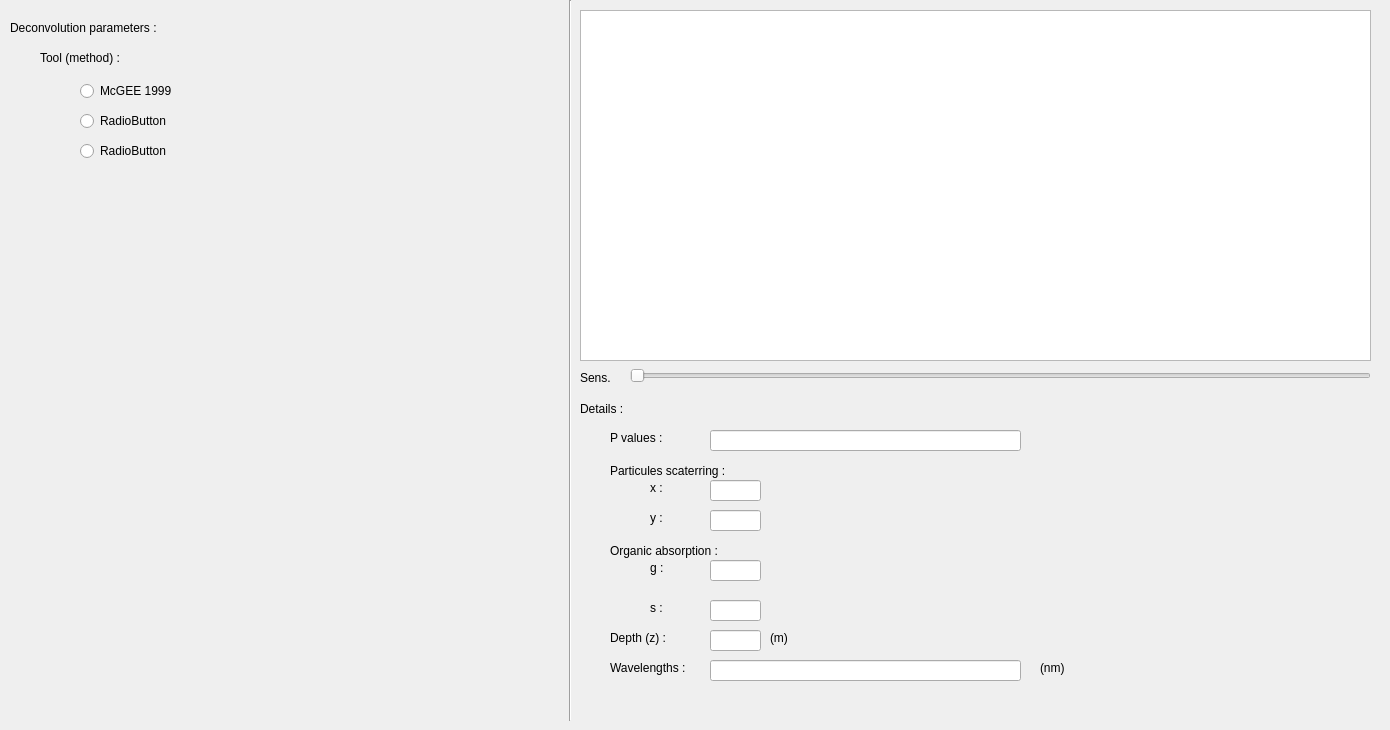
    <widget class="QWidget" name="reverse_tab">
     <attribute name="title">
      <string>Reverse</string>
     </attribute>
     <widget class="Line" name="line_2">
      <property name="geometry">
       <rect>
        <x>560</x>
        <y>0</y>
        <width>20</width>
        <height>721</height>
       </rect>
      </property>
      <property name="orientation">
       <enum>Qt::Vertical</enum>
      </property>
     </widget>
     <widget class="QLabel" name="label_20">
      <property name="geometry">
       <rect>
        <x>580</x>
        <y>400</y>
        <width>66</width>
        <height>17</height>
       </rect>
      </property>
      <property name="text">
       <string>Details :</string>
      </property>
     </widget>
     <widget class="QRadioButton" name="McGee_radioButton">
      <property name="geometry">
       <rect>
        <x>80</x>
        <y>80</y>
        <width>116</width>
        <height>22</height>
       </rect>
      </property>
      <property name="text">
       <string>McGEE 1999</string>
      </property>
     </widget>
     <widget class="QRadioButton" name="radioButton_2">
      <property name="geometry">
       <rect>
        <x>80</x>
        <y>110</y>
        <width>116</width>
        <height>22</height>
       </rect>
      </property>
      <property name="text">
       <string>RadioButton</string>
      </property>
     </widget>
     <widget class="QRadioButton" name="radioButton_3">
      <property name="geometry">
       <rect>
        <x>80</x>
        <y>140</y>
        <width>116</width>
        <height>22</height>
       </rect>
      </property>
      <property name="text">
       <string>RadioButton</string>
      </property>
     </widget>
     <widget class="QLabel" name="label_19">
      <property name="geometry">
       <rect>
        <x>40</x>
        <y>50</y>
        <width>101</width>
        <height>16</height>
       </rect>
      </property>
      <property name="text">
       <string>Tool (method) :</string>
      </property>
     </widget>
     <widget class="QLabel" name="label_18">
      <property name="geometry">
       <rect>
        <x>10</x>
        <y>20</y>
        <width>191</width>
        <height>16</height>
       </rect>
      </property>
      <property name="text">
       <string>Deconvolution parameters :</string>
      </property>
     </widget>
     <widget class="QLineEdit" name="x_value_reverse">
      <property name="geometry">
       <rect>
        <x>710</x>
        <y>480</y>
        <width>51</width>
        <height>21</height>
       </rect>
      </property>
     </widget>
     <widget class="QLabel" name="label_27">
      <property name="geometry">
       <rect>
        <x>650</x>
        <y>600</y>
        <width>21</width>
        <height>16</height>
       </rect>
      </property>
      <property name="text">
       <string>s :</string>
      </property>
     </widget>
     <widget class="QLabel" name="label_22">
      <property name="geometry">
       <rect>
        <x>610</x>
        <y>460</y>
        <width>151</width>
        <height>21</height>
       </rect>
      </property>
      <property name="text">
       <string>Particules scaterring :</string>
      </property>
     </widget>
     <widget class="QLabel" name="label_29">
      <property name="geometry">
       <rect>
        <x>770</x>
        <y>630</y>
        <width>21</width>
        <height>16</height>
       </rect>
      </property>
      <property name="text">
       <string>(m)</string>
      </property>
     </widget>
     <widget class="QLabel" name="label_24">
      <property name="geometry">
       <rect>
        <x>650</x>
        <y>510</y>
        <width>21</width>
        <height>16</height>
       </rect>
      </property>
      <property name="text">
       <string>y :</string>
      </property>
     </widget>
     <widget class="QLabel" name="label_23">
      <property name="geometry">
       <rect>
        <x>650</x>
        <y>480</y>
        <width>21</width>
        <height>16</height>
       </rect>
      </property>
      <property name="text">
       <string>x :</string>
      </property>
     </widget>
     <widget class="QLineEdit" name="y_value_reverse">
      <property name="geometry">
       <rect>
        <x>710</x>
        <y>510</y>
        <width>51</width>
        <height>21</height>
       </rect>
      </property>
     </widget>
     <widget class="QLabel" name="label_21">
      <property name="geometry">
       <rect>
        <x>610</x>
        <y>430</y>
        <width>71</width>
        <height>16</height>
       </rect>
      </property>
      <property name="sizePolicy">
       <sizepolicy hsizetype="Preferred" vsizetype="Preferred">
        <horstretch>0</horstretch>
        <verstretch>0</verstretch>
       </sizepolicy>
      </property>
      <property name="text">
       <string>P values :</string>
      </property>
     </widget>
     <widget class="QLabel" name="label_30">
      <property name="geometry">
       <rect>
        <x>610</x>
        <y>660</y>
        <width>101</width>
        <height>16</height>
       </rect>
      </property>
      <property name="text">
       <string>Wavelengths :</string>
      </property>
     </widget>
     <widget class="QLabel" name="label_25">
      <property name="geometry">
       <rect>
        <x>610</x>
        <y>540</y>
        <width>151</width>
        <height>21</height>
       </rect>
      </property>
      <property name="text">
       <string>Organic absorption :</string>
      </property>
     </widget>
     <widget class="QLineEdit" name="g_value_reverse">
      <property name="geometry">
       <rect>
        <x>710</x>
        <y>560</y>
        <width>51</width>
        <height>21</height>
       </rect>
      </property>
     </widget>
     <widget class="QLineEdit" name="p_values_reverse">
      <property name="geometry">
       <rect>
        <x>710</x>
        <y>430</y>
        <width>311</width>
        <height>21</height>
       </rect>
      </property>
     </widget>
     <widget class="QLineEdit" name="s_value_reverse">
      <property name="geometry">
       <rect>
        <x>710</x>
        <y>600</y>
        <width>51</width>
        <height>21</height>
       </rect>
      </property>
     </widget>
     <widget class="QLabel" name="label_28">
      <property name="geometry">
       <rect>
        <x>610</x>
        <y>630</y>
        <width>71</width>
        <height>16</height>
       </rect>
      </property>
      <property name="text">
       <string>Depth (z) :</string>
      </property>
     </widget>
     <widget class="QLineEdit" name="wavelength_values_reverse">
      <property name="geometry">
       <rect>
        <x>710</x>
        <y>660</y>
        <width>311</width>
        <height>21</height>
       </rect>
      </property>
     </widget>
     <widget class="QLineEdit" name="z_value_reverse">
      <property name="geometry">
       <rect>
        <x>710</x>
        <y>630</y>
        <width>51</width>
        <height>21</height>
       </rect>
      </property>
     </widget>
     <widget class="QLabel" name="label_26">
      <property name="geometry">
       <rect>
        <x>650</x>
        <y>560</y>
        <width>21</width>
        <height>16</height>
       </rect>
      </property>
      <property name="text">
       <string>g :</string>
      </property>
     </widget>
     <widget class="QGraphicsView" name="graphicsView_4">
      <property name="geometry">
       <rect>
        <x>580</x>
        <y>10</y>
        <width>791</width>
        <height>351</height>
       </rect>
      </property>
     </widget>
     <widget class="QWidget" name="widget_2" native="true">
      <property name="geometry">
       <rect>
        <x>570</x>
        <y>0</y>
        <width>811</width>
        <height>371</height>
       </rect>
      </property>
     </widget>
     <widget class="QLabel" name="label_33">
      <property name="geometry">
       <rect>
        <x>580</x>
        <y>370</y>
        <width>41</width>
        <height>16</height>
       </rect>
      </property>
      <property name="text">
       <string>Sens.</string>
      </property>
     </widget>
     <widget class="QLabel" name="label_15">
      <property name="geometry">
       <rect>
        <x>1040</x>
        <y>660</y>
        <width>31</width>
        <height>16</height>
       </rect>
      </property>
      <property name="text">
       <string>(nm)</string>
      </property>
     </widget>
     <widget class="QSlider" name="sens_2">
      <property name="enabled">
       <bool>true</bool>
      </property>
      <property name="geometry">
       <rect>
        <x>630</x>
        <y>360</y>
        <width>741</width>
        <height>31</height>
       </rect>
      </property>
      <property name="cursor">
       <cursorShape>ArrowCursor</cursorShape>
      </property>
      <property name="autoFillBackground">
       <bool>false</bool>
      </property>
      <property name="orientation">
       <enum>Qt::Horizontal</enum>
      </property>
     </widget>
    </widget>
